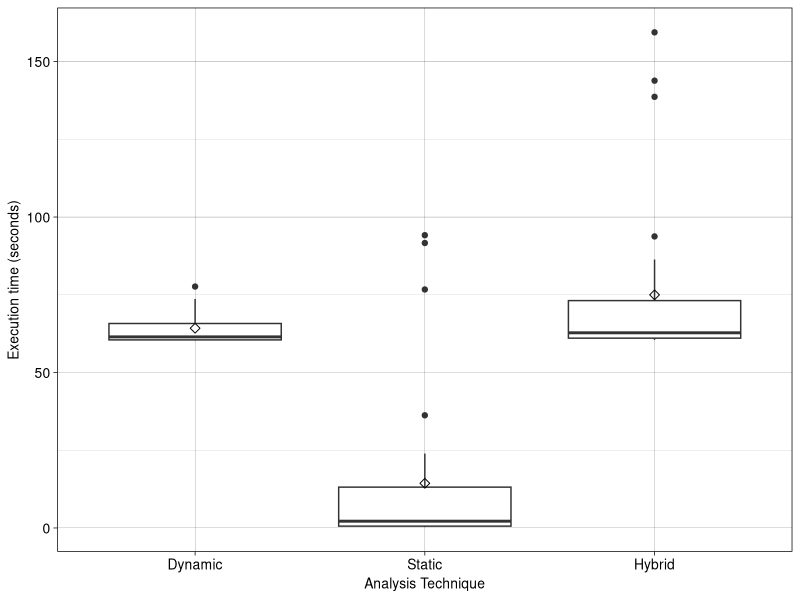
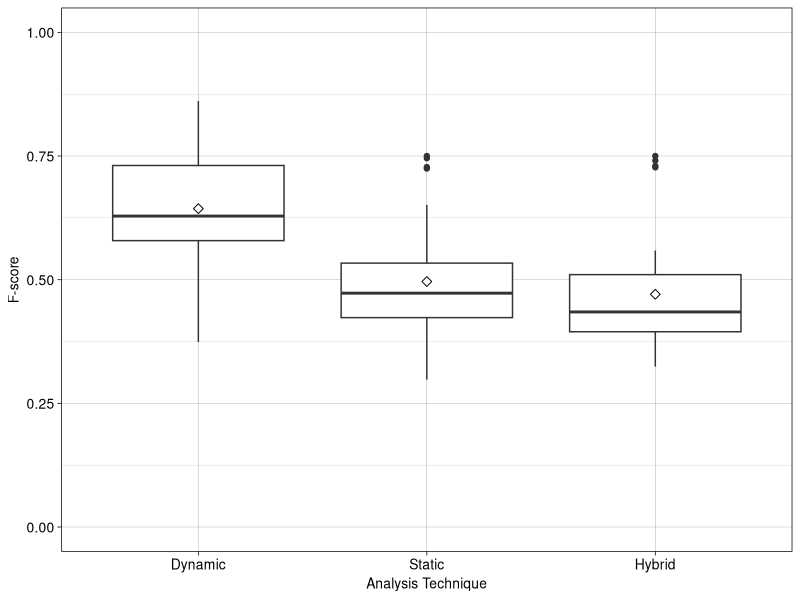
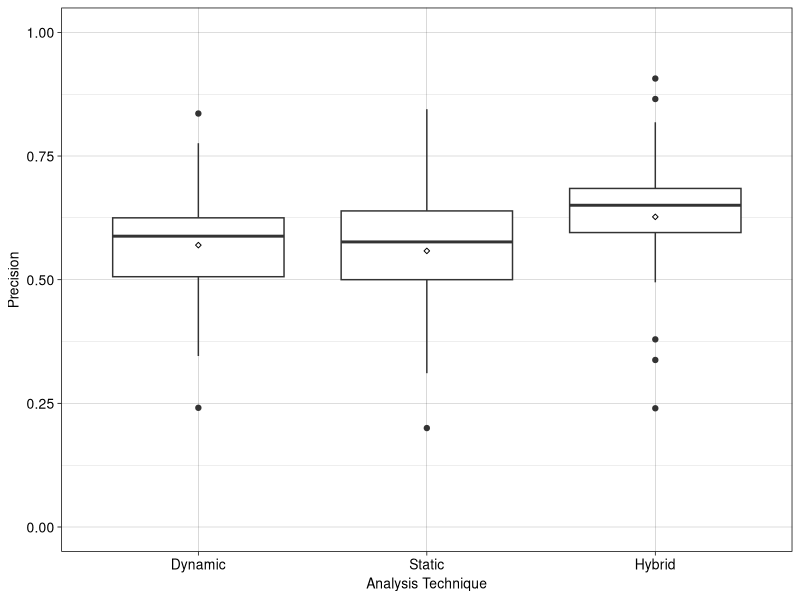
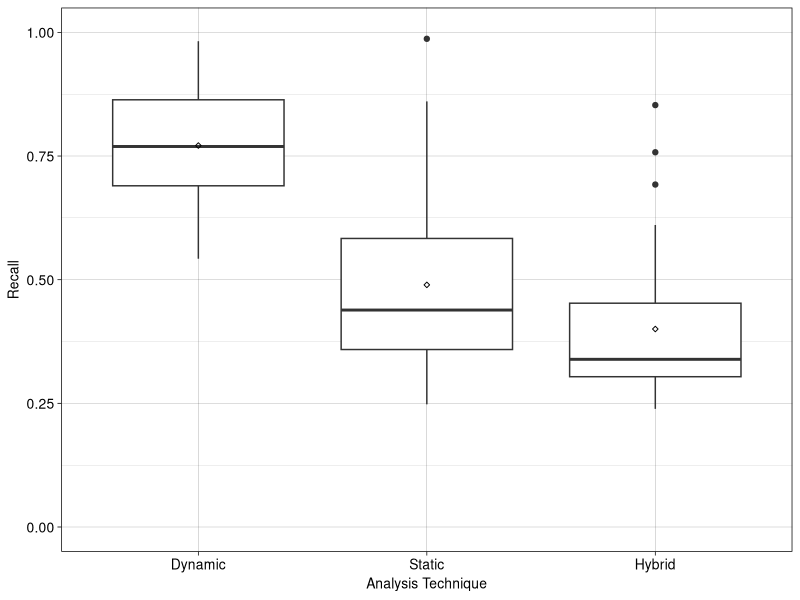
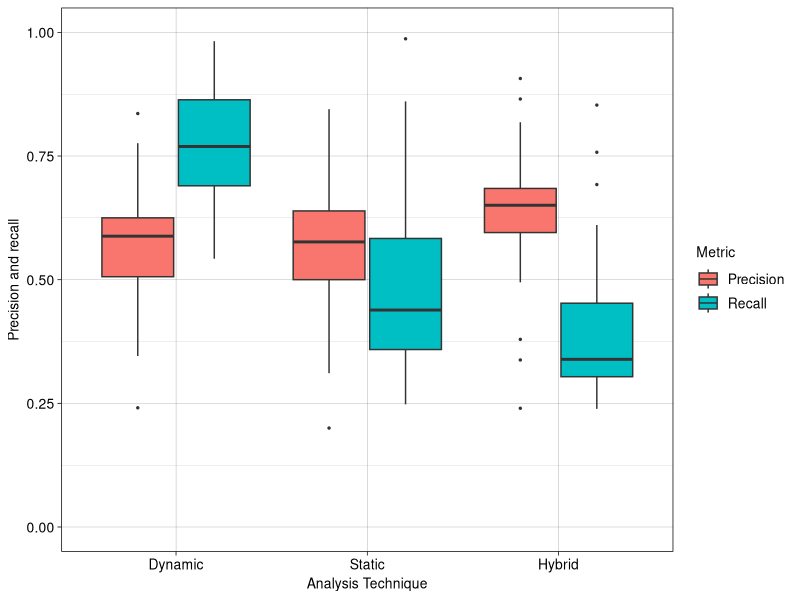
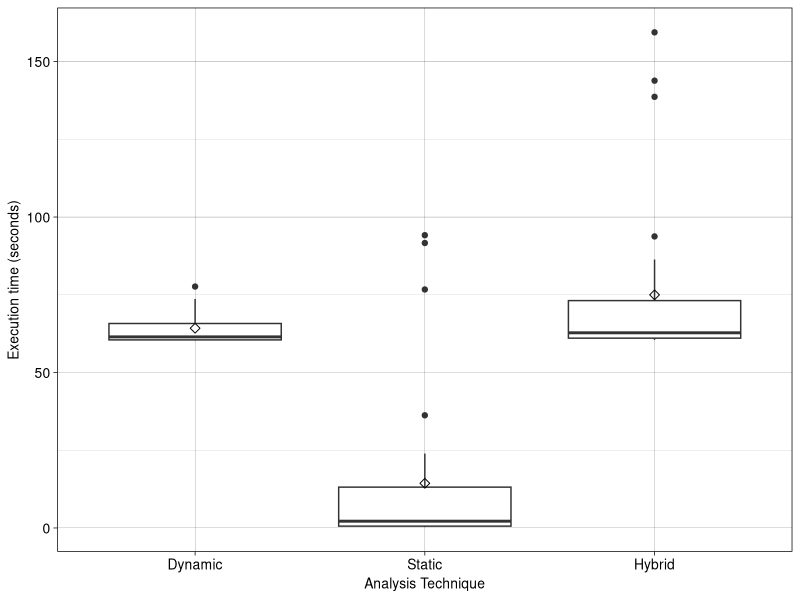
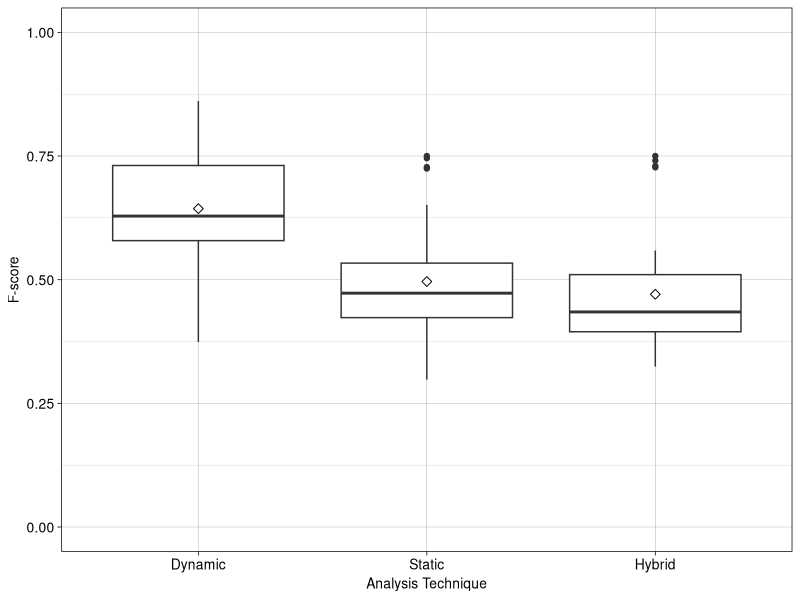
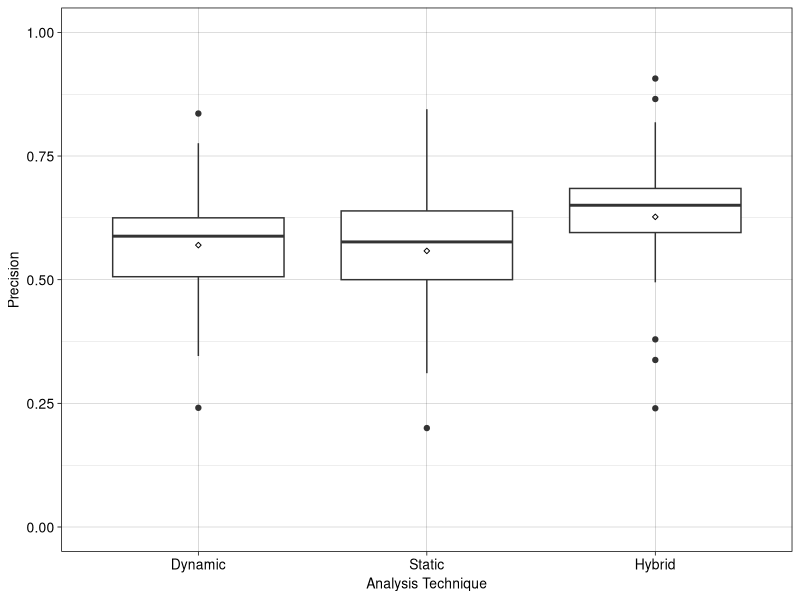

These figures' R source, in order:
# Load a dataset
data <- read.csv(file="./data.csv",head=TRUE,sep=",")

data$precision <- with(data, truePositives / deadIdentified)
data$recall <- with(data, truePositives / trueDead)
data$fscore <- with(data, 2 * ((precision * recall)/(precision + recall)))

library(ggplot2)

fontSize <- 10

dynamic <- data[which(data$analysisType == "dynamic"),]
static <- data[which(data$analysisType == "static"),]
hybrid <- data[which(data$analysisType == "hybrid"),]

longByPR <- reshape(data, direction="long", varying=list(names(data)[10:11]), v.names="Value", 
                idvar=c("WebApp"), timevar="Measure") 
longByPR$Measure <- as.factor(longByPR$Measure)
levels(longByPR$Measure)[levels(longByPR$Measure)=="1"] <- "Precision"
levels(longByPR$Measure)[levels(longByPR$Measure)=="2"] <- "Recall"

# visually check correlations
# ggplot(data=static, aes(x=total, y=executionTime)) +
#   geom_point() +
#   stat_smooth(method="lm", se=T) +
#   theme_linedraw() +
#   theme(axis.text=element_text(size=fontSize), axis.title=element_text(size=fontSize))
# 
# ggplot(data=data, aes(x=total, y=executionTime / 1000, colour=analysisType)) +
#   geom_line() +
#   theme_linedraw() +
#   xlab("Total number of JavaScript functions") + ylab("Execution time (seconds)") +
#   labs(color="Analysis type") +
#   theme(axis.text=element_text(size=fontSize), axis.title=element_text(size=fontSize),
#         legend.text=element_text(size=fontSize), legend.title=element_text(size=fontSize))
# 
# stop()

# Boxplot of execution times per analysis type
ggplot(data=data, aes(x=analysisType, y=executionTime / 1000)) +
  geom_boxplot() +
  stat_summary(fun.y=mean, geom="point", shape=5, size=2) + 
  theme_linedraw() +
  xlab("Analysis Technique") + ylab("Execution time (seconds)") +
  scale_x_discrete(limits=c("dynamic","static","hybrid"), labels=c("Dynamic", "Static", "Hybrid")) + 
  theme(axis.text=element_text(size=fontSize), axis.title=element_text(size=fontSize))

ggsave("./plots/executionTime.pdf", scale = 0.5, height = 10, unit = "cm")

# Precision-recall plot per analysis type
# ggplot(data=data, aes(x=recall, y=precision, colour=analysisType)) +
#   geom_line() + 
#   theme_linedraw() +
#   xlab("Recall") + ylab("Precision") +
#   labs(color="Analysis type") + 
#   theme(axis.text=element_text(size=fontSize), axis.title=element_text(size=fontSize), 
#         legend.text=element_text(size=fontSize), legend.title=element_text(size=fontSize))
# 
# ggsave("./plots/pr.pdf", scale = 0.5)

# Boxplot of F-scores per analysis type
ggplot(data=data, aes(x=analysisType, y=fscore)) +
  geom_boxplot() +
  coord_cartesian(ylim = c(0, 1)) + 
  stat_summary(fun.y=mean, geom="point", shape=5, size=2) + 
  theme_linedraw() +
  xlab("Analysis Technique") + ylab("F-score") +
  scale_x_discrete(limits=c("dynamic","static","hybrid"), labels=c("Dynamic", "Static", "Hybrid")) + 
  theme(axis.text=element_text(size=fontSize), axis.title=element_text(size=fontSize))

ggsave("./plots/fscore.pdf", scale = 0.5, height = 10, unit = "cm")

# Boxplot of precision per analysis type
ggplot(data=data, aes(x=analysisType, y=precision)) +
  geom_boxplot() +
  coord_cartesian(ylim = c(0, 1)) + 
  stat_summary(fun.y=mean, geom="point", shape=5, size=1) + 
  theme_linedraw() +
  xlab("Analysis Technique") + ylab("Precision") +
  scale_x_discrete(limits=c("dynamic","static","hybrid"), labels=c("Dynamic", "Static", "Hybrid")) + 
  theme(axis.text=element_text(size=fontSize), axis.title=element_text(size=fontSize))

ggsave("./plots/precision.pdf", scale = 0.5, height = 10, unit = "cm")

# Boxplot of recall per analysis type
ggplot(data=data, aes(x=analysisType, y=recall)) +
  geom_boxplot() +
  coord_cartesian(ylim = c(0, 1)) + 
  stat_summary(fun.y=mean, geom="point", shape=5, size=1) + 
  theme_linedraw() +
  xlab("Analysis Technique") + ylab("Recall") +
  scale_x_discrete(limits=c("dynamic","static","hybrid"), labels=c("Dynamic", "Static", "Hybrid")) + 
  theme(axis.text=element_text(size=fontSize), axis.title=element_text(size=fontSize))

ggsave("./plots/recall.pdf", scale = 0.5, height = 10, unit = "cm")

# Boxplot of precision and recall per analysis type
ggplot(data=longByPR, aes(x=analysisType, y=Value,fill=Measure)) +
  geom_boxplot(position=position_dodge(0.8), outlier.size = 0.5) +
  coord_cartesian(ylim = c(0, 1)) + 
  #stat_summary(fun.y=mean, geom="point", shape=5, size=1) + 
  theme_linedraw() +
  guides(fill=guide_legend(title="Metric")) + 
  xlab("Analysis Technique") + ylab("Precision and recall") +
  scale_x_discrete(limits=c("dynamic","static","hybrid"), labels=c("Dynamic", "Static", "Hybrid")) + 
  theme(axis.text=element_text(size=fontSize), axis.title=element_text(size=fontSize), legend.text=element_text(size=fontSize), legend.title=element_text(size=fontSize))

ggsave("./plots/pr.pdf", scale = 0.5, height = 10, unit = "cm")

# ggplot(data=data, aes(x=total, y=executionTime / 1000, colour=analysisType)) +
#   geom_line() + 
#   theme_linedraw() +
#   xlab("Total number of JavaScript functions") + ylab("Execution time (seconds)") +
#   labs(color="Analysis type") + 
#   theme(axis.text=element_text(size=fontSize), axis.title=element_text(size=fontSize), 
#         legend.text=element_text(size=fontSize), legend.title=element_text(size=fontSize))
